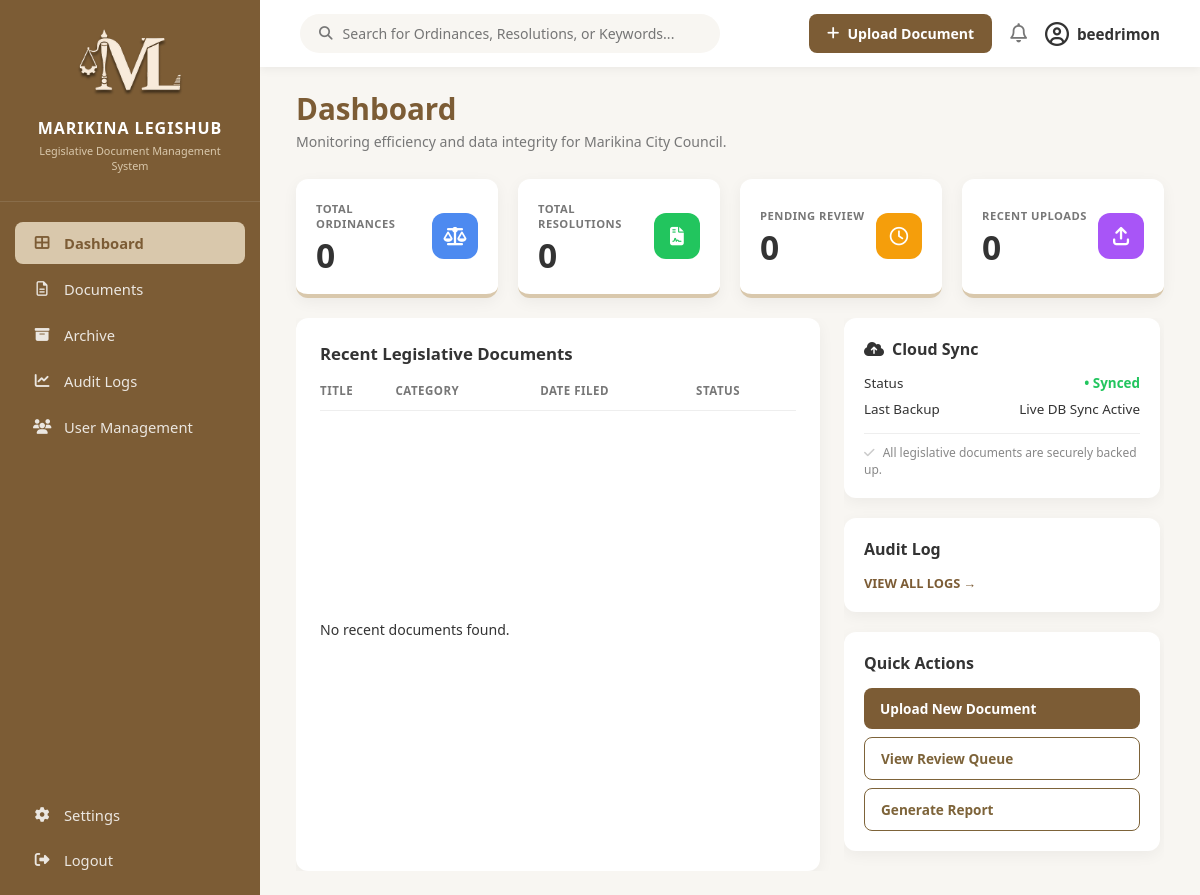
Before: /dashboard/ (signed in) with the older database file.
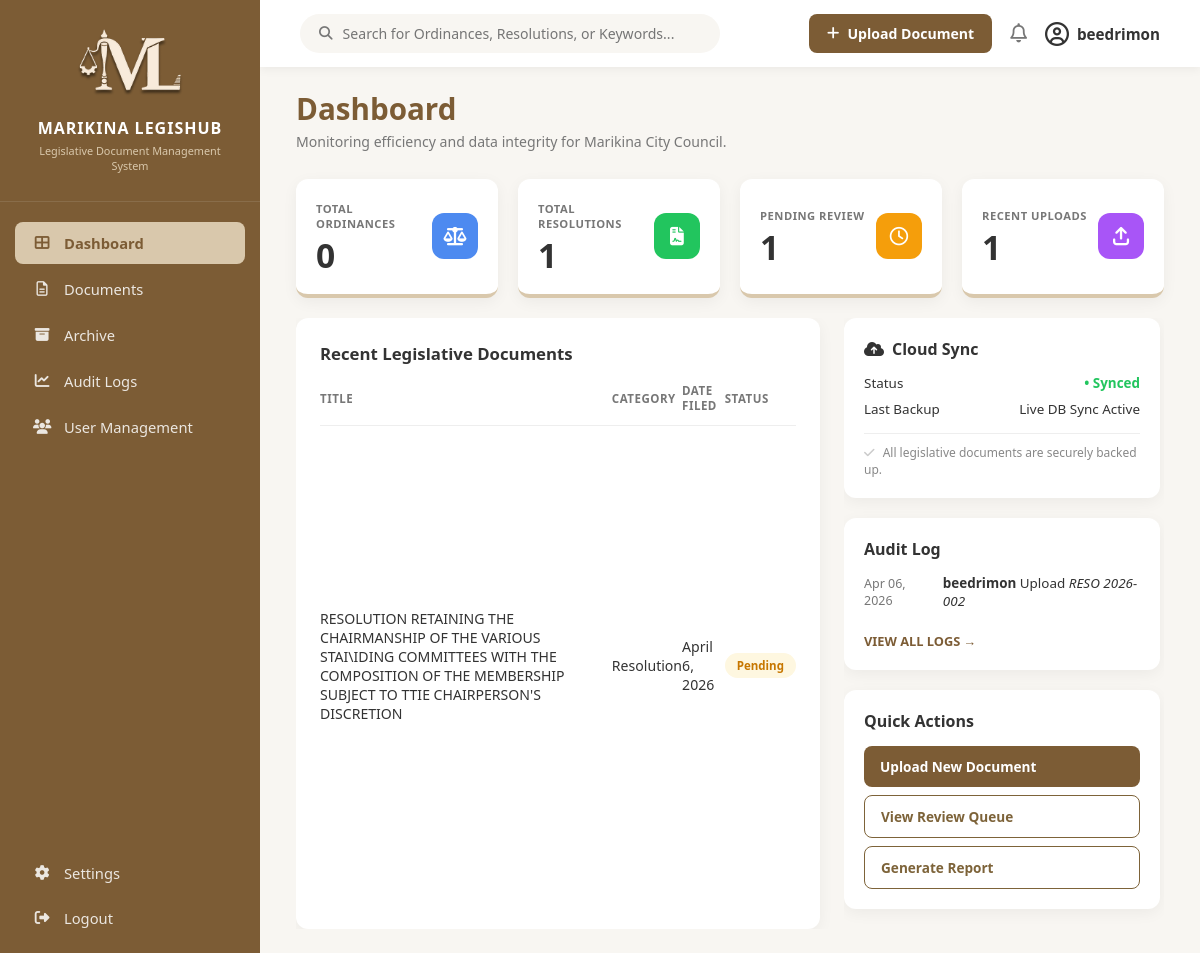
After: the same page with the newer database file.
### core/models.py (models this page shows, shortened)
class LegislativeDocument(models.Model):
    DOCUMENT_TYPES = [
        ('Ordinance', 'Ordinance'),
        ('Resolution', 'Resolution'),
    ]
    STATUS_CHOICES = [
        ('Active', 'Active'),
        ('Pending', 'Pending'),
        ('Archived', 'Archived'),
    ]
    VISIBILITY_CHOICES = [
        ('Public Access', 'Public Access'),
        ('Internal Only', 'Internal Only'),
    ]
    title = models.CharField(max_length=255)
    document_number = models.CharField(max_length=100, unique=True)
    doc_type = models.CharField(max_length=50, choices=DOCUMENT_TYPES)
    year = models.IntegerField()
    date_enacted = models.DateField(null=True, blank=True)
    sponsor = models.CharField(max_length=255, null=True, blank=True)
    visibility = models.CharField(max_length=50, choices=VISIBILITY_CHOICES, default='Public Access')
    keywords = models.CharField(max_length=255, null=True, blank=True)
    physical_storage = models.CharField(max_length=255, null=True, blank=True)
    status = models.CharField(max_length=50, choices=STATUS_CHOICES, default='Pending')
    date_filed = models.DateField(auto_now_add=True)
    file_attachment = models.FileField(upload_to='documents/', null=True, blank=True)
    uploaded_by = models.ForeignKey(User, on_delete=models.SET_NULL, null=True, related_name='documents')

class AuditLog(models.Model):
    ACTION_CHOICES = [
        ('Upload', 'Upload'),
        ('Edit', 'Edit'),
        ('Delete', 'Delete'),
        ('View', 'View'),
    ]
    timestamp = models.DateTimeField(auto_now_add=True)
    action = models.CharField(max_length=50, choices=ACTION_CHOICES)
    user = models.ForeignKey(User, on_delete=models.SET_NULL, null=True)
    document = models.ForeignKey(LegislativeDocument, on_delete=models.SET_NULL, null=True, blank=True)

### core/views.py (the view)
# urls.py: path('dashboard/', views.dashboard_view, name='dashboard'),
@login_required(login_url='login')
def dashboard_view(request):
    total_ordinances = LegislativeDocument.objects.filter(doc_type='Ordinance').count()
    total_resolutions = LegislativeDocument.objects.filter(doc_type='Resolution').count()
    pending_review = LegislativeDocument.objects.filter(status='Pending').count()
    recent_documents = LegislativeDocument.objects.all().order_by('-date_filed')[:5]
    recent_logs = AuditLog.objects.all().order_by('-timestamp')[:5]
    context = {
        'total_ordinances': total_ordinances,
        'total_resolutions': total_resolutions,
        'pending_review': pending_review,
        'recent_uploads_count': LegislativeDocument.objects.all().count(),
        'recent_documents': recent_documents,
        'audit_logs': recent_logs,
        'last_backup_date': 'Live DB Sync Active', # You can update this later when you add cloud backups
    }
    return render(request, 'dashboard.html', context)

### core/templates/dashboard.html (shortened to what the changed rows need)
{% load static %}
<!DOCTYPE html>
<html lang="en">
<head>
    <link rel="stylesheet" href="https://cdnjs.cloudflare.com/ajax/libs/font-awesome/6.4.0/css/all.min.css">
    <link rel="stylesheet" href="{% static 'css/main.css' %}">
</head>
<body class="page-dashboard">
    <nav class="sidebar">
        <div class="sidebar-logo">
            <h2>MARIKINA LEGISHUB</h2>
        </div>
    </nav>
    <main class="main-content">
        <div class="dashboard-body">
            <div class="dashboard-header">
                <h1>Dashboard</h1>
            </div>
            <div class="stats-grid">
                <div class="stat-card">
                    <div class="stat-info">
                        <h3>Total Resolutions</h3>
                        <p class="number">{{ total_resolutions }}</p>
                    </div>
                </div>
                <div class="stat-card">
                    <div class="stat-info">
                        <h3>Pending Review</h3>
                        <p class="number">{{ pending_review }}</p>
                    </div>
                </div>
                <div class="stat-card">
                    <div class="stat-info">
                        <h3>Recent Uploads</h3>
                        <p class="number">{{ recent_uploads_count }}</p>
                    </div>
                </div>
            </div>
            <div class="content-grid">
                <div class="table-card">
                    <h2>Recent Legislative Documents</h2>
                    <table>
                        <thead>
                            <tr>
                                <th>Title</th>
                                <th>Category</th>
                                <th>Date Filed</th>
                                <th>Status</th>
                            </tr>
                        </thead>
                        <tbody>
                            {% for doc in recent_documents %}
                            <tr>
                                <td>{{ doc.title }}</td>
                                <td>{{ doc.doc_type }}</td>
                                <td>{{ doc.date_filed }}</td>
                                <td><span class="badge {{ doc.status|lower }}">{{ doc.status }}</span></td>
                            </tr>
                            {% empty %}
                            <tr>
                                <td colspan="4">No recent documents found.</td>
                            </tr>
                            {% endfor %}
                        </tbody>
                    </table>
                </div>
                <div class="right-column">
                    <div class="widget">
                        <ul class="audit-list">
                            {% for log in audit_logs %}
                            <li>
                                <span class="time">{{ log.timestamp|date:"M d, Y" }}</span>
                                <span><strong>{{ log.user.username }}</strong> {{ log.action }} <em>{{ log.document.document_number }}</em></span>
                            </li>
                            {% endfor %}
                        </ul>
                    </div>
                </div>
            </div>
        </div>
    </main>
</body>
</html>

Changed rows visible on the page:
added LegislativeDocument: title "RESOLUTION RETAINING THE CHAIRMANSHIP OF THE VARIOUS STAI\\IDING COMMITTEES WITH THE COMPOSITION OF THE MEMBERSHIP SUBJECT TO TTIE CHAIRPERSON'S DISCRETION", doc_type "Resolution", date_filed "April 6, 2026", status "Pending"
added AuditLog: timestamp "Apr 06, 2026", user.username "beedrimon", action "Upload", document.document_number "RESO 2026-002"
Other visible differences:
{{ total_resolutions }}: "0" → "1"
{{ pending_review }}: "0" → "1"
{{ recent_uploads_count }}: "0" → "1"
text no longer shown: "No recent documents found."
